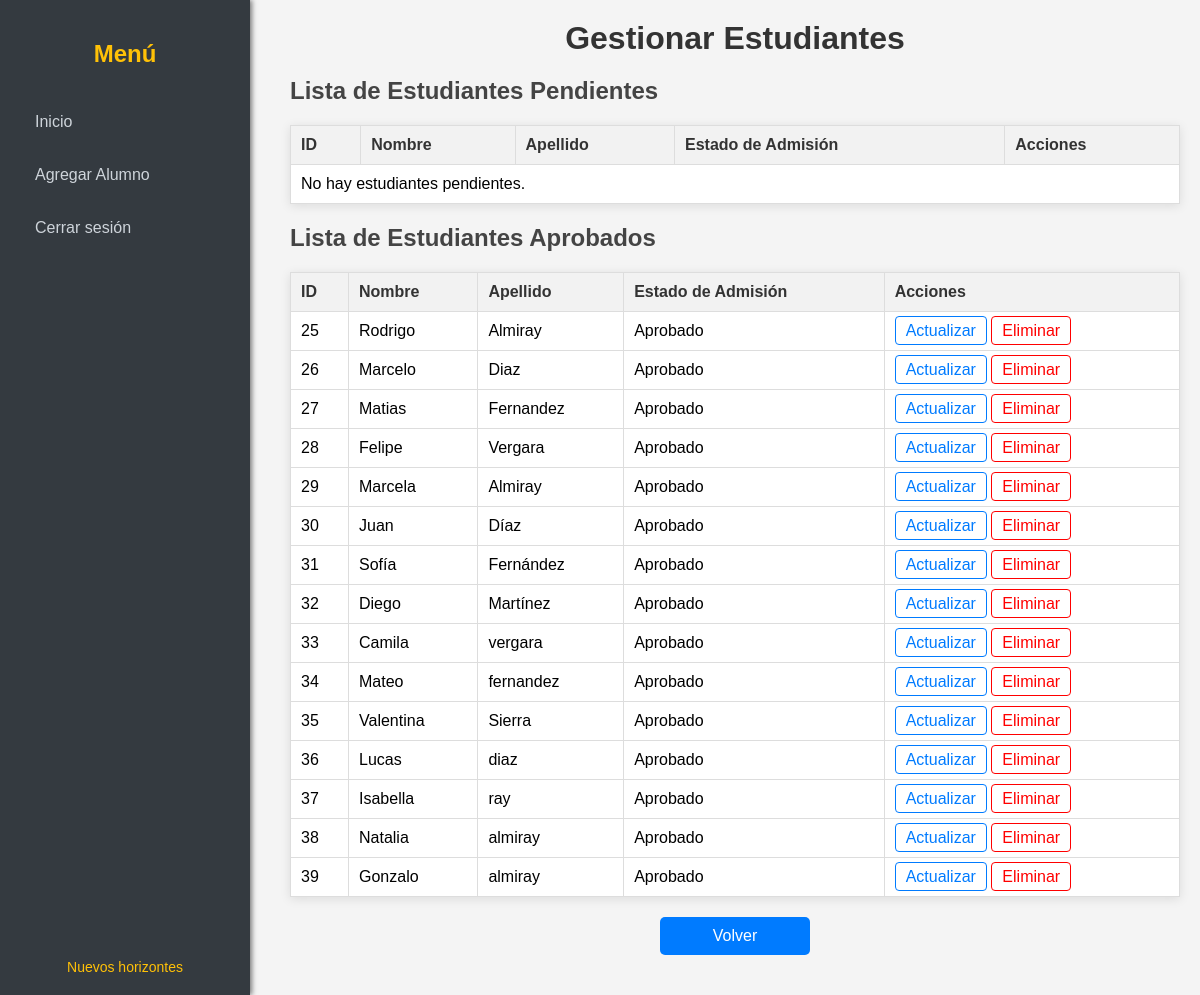
Before: /gestionar_estudiantes/ (signed in) with the older database file.
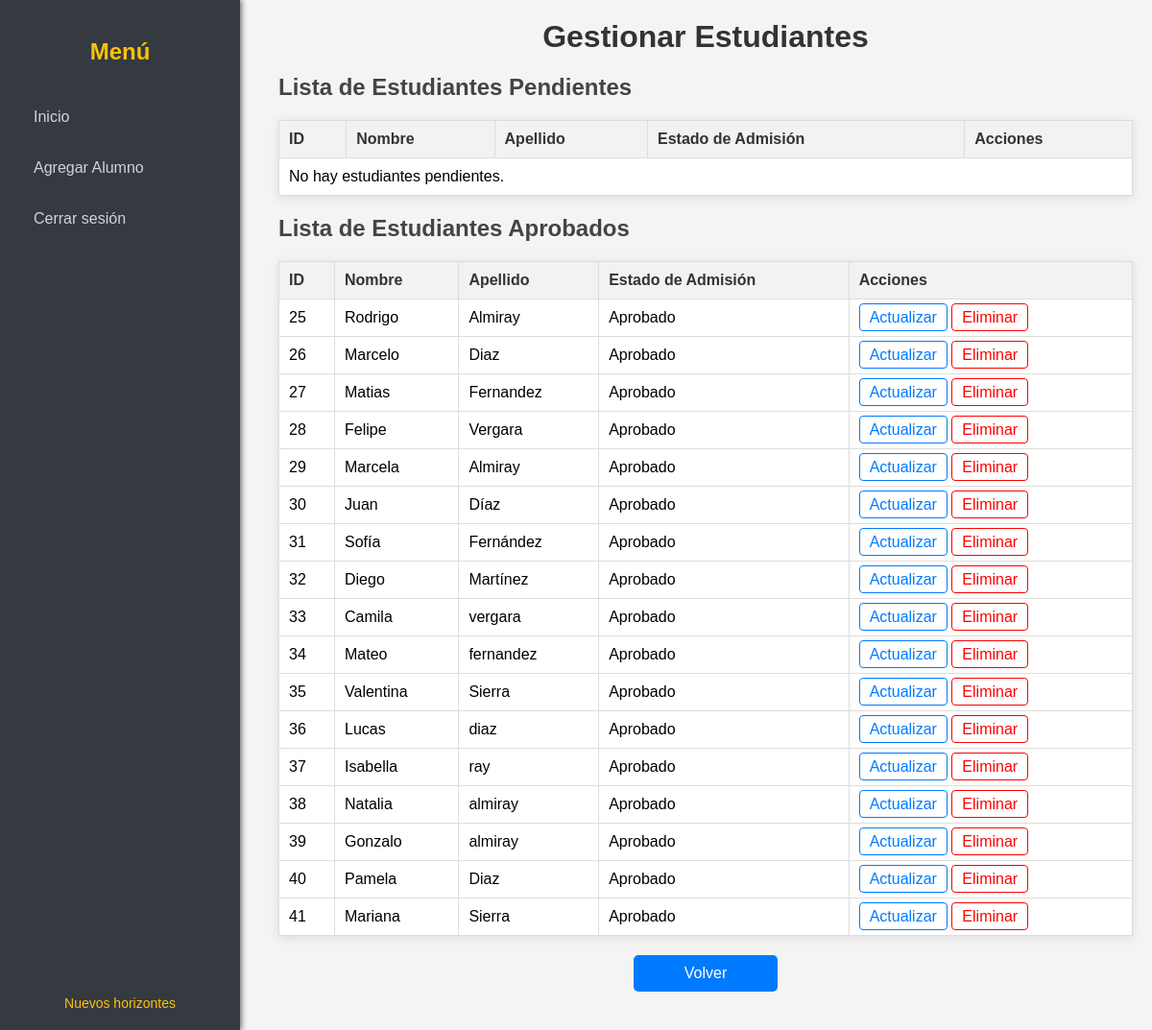
After: the same page with the newer database file.
### core/models.py (models this page shows, shortened)
class Alumno(models.Model):
    user = models.OneToOneField(User, on_delete=models.CASCADE)
    nombre = models.CharField(max_length=100)
    apellido = models.CharField(max_length=200, default='Sin apellido')
    email = models.EmailField(unique=True)
    apoderado = models.ForeignKey(Apoderado, related_name='alumnos', on_delete=models.SET_NULL, null=True)
    estado_admision = models.CharField(max_length=50, default='Pendiente')

### core/views.py (the view)
# urls.py: path('gestionar_estudiantes/', views.gestionar_estudiantes, name='gestionar_estudiantes'),
@login_required
def gestionar_estudiantes(request):
    alumnos_pendientes = Alumno.objects.filter(estado_admision='Pendiente')
    alumnos_aprobados = Alumno.objects.filter(estado_admision='Aprobado')
    context = {
        'alumnos_pendientes': alumnos_pendientes,
        'alumnos_aprobados': alumnos_aprobados,
    }
    return render(request, 'gestionar_estudiantes.html', context)

### core/templates/gestionar_estudiantes.html (shortened to what this page needs)
{% load static %}
<!DOCTYPE html>
<html lang="es">
<head>
</head>
<body>
    <div class="sidebar">
        <h2>Menú</h2>
        <ul>
            <li><a href="{% url 'panel_admision' %}">Inicio</a></li>
            <li><a href="{% url 'agregar_alumno' %}">Agregar Alumno</a></li>
            <li>
                <form action="{% url 'logout' %}" method="post" style="display: inline;">
                    <button type="submit">Cerrar sesión</button>
                </form>
            </li>
        </ul>
        <div class="footer">
            <a href="#">Nuevos horizontes</a>
        </div>
    </div>
    <div class="main-content">
        <h1>Gestionar Estudiantes</h1>
        <h2>Lista de Estudiantes Pendientes</h2>
        <table>
            <thead>
                <tr>
                    <th>ID</th>
                    <th>Nombre</th>
                    <th>Apellido</th>
                    <th>Estado de Admisión</th>
                    <th>Acciones</th>
                </tr>
            </thead>
            <tbody>
                {% for alumno in alumnos_pendientes %}
                    <tr>
                        <td data-label="ID">{{ alumno.id }}</td>
                        <td data-label="Nombre">{{ alumno.nombre }}</td>
                        <td data-label="Apellido">{{ alumno.apellido }}</td>
                        <td data-label="Estado de Admisión">{{ alumno.estado_admision }}</td>
                        <td data-label="Acciones">
                            <a class="btn-actualizar" href="{% url 'actualizar_matricula' alumno.id %}">Actualizar</a>
                            <a class="btn-eliminar" href="{% url 'eliminar_alumno' alumno.id %}">Eliminar</a>
                        </td>
                    </tr>
                {% empty %}
                    <tr>
                        <td colspan="5">No hay estudiantes pendientes.</td>
                    </tr>
                {% endfor %}
            </tbody>
        </table>
        <h2>Lista de Estudiantes Aprobados</h2>
        <table>
            <thead>
                <tr>
                    <th>ID</th>
                    <th>Nombre</th>
                    <th>Apellido</th>
                    <th>Estado de Admisión</th>
                    <th>Acciones</th>
                </tr>
            </thead>
            <tbody>
                {% for alumno in alumnos_aprobados %}
                    <tr>
                        <td data-label="ID">{{ alumno.id }}</td>
                        <td data-label="Nombre">{{ alumno.nombre }}</td>
                        <td data-label="Apellido">{{ alumno.apellido }}</td>
                        <td data-label="Estado de Admisión">{{ alumno.estado_admision }}</td>
                        <td data-label="Acciones">
                            <a class="btn-actualizar" href="{% url 'actualizar_matricula' alumno.id %}">Actualizar</a>
                            <a class="btn-eliminar" href="{% url 'eliminar_alumno' alumno.id %}">Eliminar</a>
                        </td>
                    </tr>
                {% empty %}
                    <tr>
                        <td colspan="5">No hay estudiantes aprobados.</td>
                    </tr>
                {% endfor %}
            </tbody>
        </table>
        <a href="{% url 'panel_admision' %}" class="btn-volver">Volver</a>
    </div>
</body>
</html>

Changed rows visible on the page:
added Alumno: id "40", nombre "Pamela", apellido "Diaz", estado_admision "Aprobado"
added Alumno: id "41", nombre "Mariana", apellido "Sierra", estado_admision "Aprobado"
